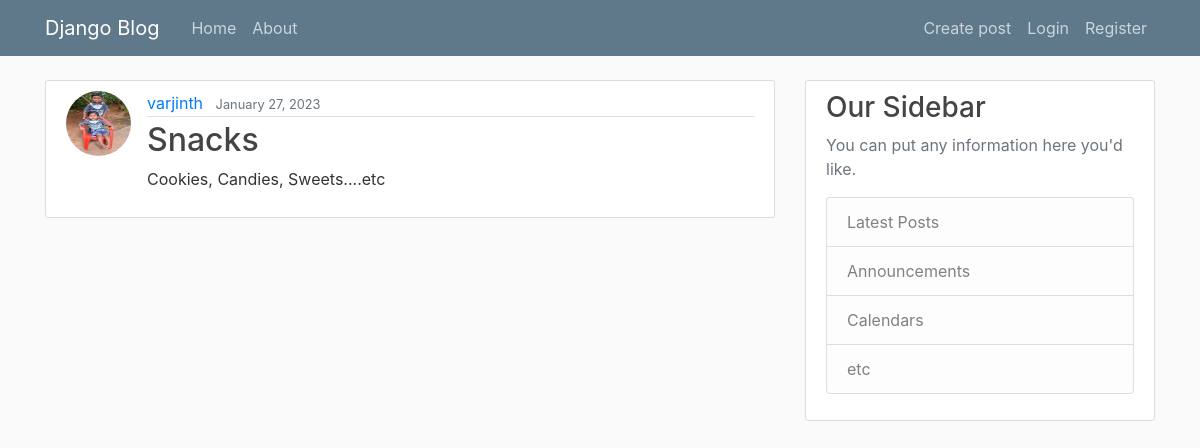
Page /post/6/ on the committed database.
### user/models.py (models this page shows, shortened)
class Post(models.Model):
    title=models.CharField(max_length=100)
    content=models.TextField()
    date_posted= models.DateTimeField(default=timezone.now)
    author= models.ForeignKey(User, on_delete=models.CASCADE)

### others/models.py (models this page shows, shortened)
class Profile(models.Model):
    user= models.OneToOneField(User, on_delete=models.CASCADE)
    image= models.ImageField(default="default.jpg", upload_to="profile_pics")

### user/views.py (the view)
# urls.py: path('post/<int:pk>/', PostDetailView.as_view(), name='Post-detail'),
class PostDetailView(DetailView):
    model=Post
    template_name="user/post_detail.html"

### user/templates/user/post_detail.html (shortened to what this page needs)
{% extends "user/base.html" %}
{% block content %}
        <article class="media content-section">
          <img class="rounded-circle article-img" src="{{ object.author.profile.image.url }}">
          <div class="media-body">
            <div class="article-metadata">
              <a class="mr-2" href="{% url 'User-post' object.author.username %}">{{ object.author }}</a>
              <small class="text-muted">{{ object.date_posted|date:"F d, Y" }}</small>
            </div>
            <h2 class="article-title"> {{ object.title }}</h2>
            <p class="article-content">{{ object.content }}</p>
          </div>
        </article>
{% endblock content %}

### user/static/user/main.css (style rules this page uses)
body { background: #fafafa; color: #333333; margin-top: 5rem; }
h1, h2, h3, h4, h5, h6 { color: #444444; }
.content-section { background: #ffffff; padding: 10px 20px; border: 1px solid #dddddd; border-radius: 3px; margin-bottom: 20px; }
.article-title { color: #444444; }
.article-content { white-space: pre-line; }
.article-img { height: 65px; width: 65px; margin-right: 16px; }
.article-metadata { padding-bottom: 1px; margin-bottom: 4px; border-bottom: 1px solid #e3e3e3 }

### rows in the picture
Post: author.profile.image (picture), author "varjinth", date_posted "January 27, 2023", title "Snacks", content "Cookies, Candies, Sweets....etc"
